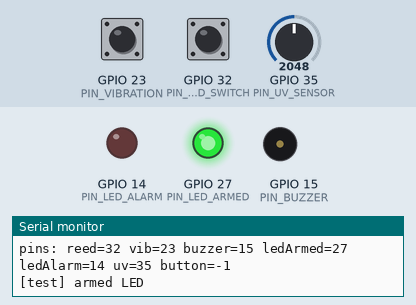
Simulated run of this program. Board: ESP32. Parts: output pins drawn as LEDs (lit = HIGH), buzzer (waves = sounding, pin HIGH), the last lines printed to the serial monitor. The inputs (shaded band) are chosen by the test bench; at power-on: GPIO 23 (PIN_VIBRATION) LOW, GPIO 32 (PIN_REED_SWITCH) HIGH, GPIO 35 (PIN_UV_SENSOR) = 2048. WiFi joins after 1.5 s; servers stay silent unless stated; uploads are accepted with an empty reply; the local clock reads 2024-03-15 10:24:30 at power-on unless the program sets it; random numbers use the default seed unless the program sets one; EEPROM starts erased.

Above: at 0.4 s.
At 0.8 s:
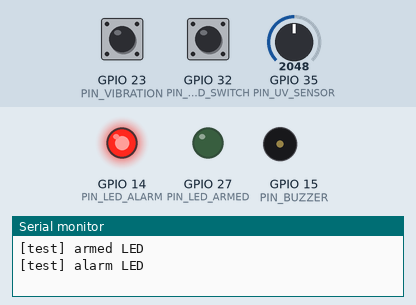
At 2.5 s:
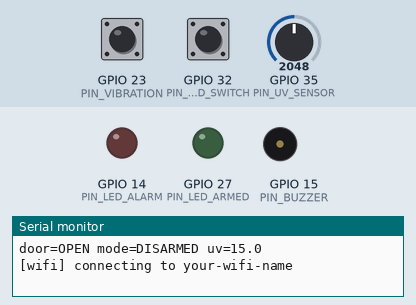
2.6 s: GPIO 23 (PIN_VIBRATION) driven HIGH
4.1 s: GPIO 32 (PIN_REED_SWITCH) pulled LOW for 0.15 s
Timing chart, 0 to 7.1 s (numbered marks = the images above; inputs shaded):
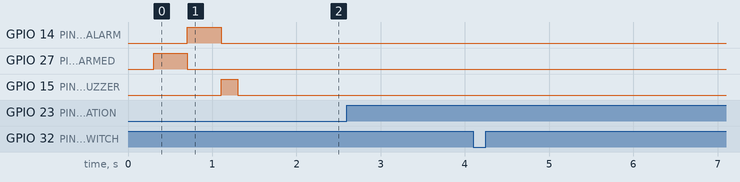

The program:

main.cpp
```cpp
/*
 * Suraksha - door monitoring and intrusion alerts (ESP32, EDU-ROBO V14 trainer board).
 *
 * Two tasks, so a slow or dead network can never delay sensing or the local alarm:
 *   - Arduino loop() (core 1): sensors -> rules -> buzzer/LEDs. Needs no Wi-Fi.
 *   - netTask (core 0):        Wi-Fi, status heartbeat, event upload with retry, command polling.
 * They only share a small snapshot, an event queue and a one-slot command mailbox.
 *
 * Suraksha only MONITORS the door. It never locks, unlocks or actuates the mechanical lock.
 * UV sensor data is independent environmental telemetry and never interpreted as an intrusion event.
 */
#include <Arduino.h>
#include "config.h"
#include "sensors/door_sensor.h"
#include "sensors/vibration_sensor.h"
#include "sensors/proximity_sensor.h"
#include "sensors/uv_sensor.h"
#include "security/alarm_controller.h"
#include "security/security_state.h"
#include "network/api_client.h"
#include "network/event_queue.h"
#include "network/wifi_manager.h"

// ---- sensing-task objects ------------------------------------------------------------
static DoorSensor door;
static VibrationSensor vibration;
static ProximitySensor proximity;
static UvSensor uvSensor;
static AlarmController alarmCtl;  // not "alarm": that collides with POSIX alarm()
static SecurityState security;
static EventQueue eventQueue;

// ---- state shared between the two tasks (guarded by g_mux) ----------------------------
struct Shared {
  bool armed = false, doorOpen = false, vibration = false, alarm = false;
  float proximityCm = -1;
  float uvIndex = -1;       // Environmental telemetry only
  bool dirty = true;        // something changed -> send a status report now instead of waiting for the heartbeat

  bool cmdPending = false;  // network task -> sensing task
  PendingCommand cmd{};

  bool resultReady = false; // sensing task -> network task
  uint32_t resultId = 0;
  bool resultOk = false;
  char resultError[64] = {0};
};
static Shared g;
static SemaphoreHandle_t g_mux;
#define LOCK() xSemaphoreTake(g_mux, portMAX_DELAY)
#define UNLOCK() xSemaphoreGive(g_mux)

static void onEvent(const Event& e) {
  eventQueue.push(e);
  Serial.printf("[event] %s (%s) queued, %u waiting\n", eventTypeName(e.type), severityName(e.severity), eventQueue.size());
}

// ---------------------------------------------------------------------------------------
//  Sensing side
// ---------------------------------------------------------------------------------------
static void publishSnapshot(uint32_t now) {
  bool vib = security.vibrationWithin(now, 3000);
  LOCK();
  bool changed = g.armed != security.armed() || g.doorOpen != security.doorOpen() || g.vibration != vib || g.alarm != alarmCtl.active();
  g.armed = security.armed();
  g.doorOpen = security.doorOpen();
  g.vibration = vib;
  g.alarm = alarmCtl.active();
  g.proximityCm = proximity.lastCm();
  g.uvIndex = uvSensor.lastUvIndex();
  if (changed) g.dirty = true;
  UNLOCK();
}

/** Applies a dashboard ARM/DISARM/SILENCE that the network task left in the mailbox, then reports the outcome. */
static void handleCommand(uint32_t now) {
  LOCK();
  bool pending = g.cmdPending;
  PendingCommand cmd = g.cmd;
  UNLOCK();
  if (!pending) return;

  bool ok = true;
  const char* err = "";
  if (strcmp(cmd.commandType, "SILENCE") == 0) {
    // User acknowledged/approved alert on dashboard: silence after 5 seconds (5000ms)
    alarmCtl.silenceAfter(5000, now);
    Serial.println("[cmd] SILENCE applied: alarm will stop in 5 seconds");
  } else if (cmd.arm && security.doorOpen()) {
    ok = false;
    err = "Door is open - close it before arming";
    Serial.println("[cmd] ARM rejected: door is open");
  } else {
    security.setArmed(cmd.arm);
    Serial.printf("[cmd] %s applied\n", cmd.arm ? "ARM" : "DISARM");
  }

  LOCK();
  g.cmdPending = false;
  g.resultReady = true;
  g.resultId = cmd.id;
  g.resultOk = ok;
  strlcpy(g.resultError, err, sizeof(g.resultError));
  g.dirty = true;
  UNLOCK();
}

/** Optional local button: silences a running alarm, otherwise toggles armed/disarmed. */
static void handleButton(uint32_t now) {
  if (PIN_MODE_BUTTON < 0) return;
  static bool prev = HIGH;
  static uint32_t lastChange = 0;
  bool level = digitalRead(PIN_MODE_BUTTON);
  if (level != prev && now - lastChange > 50) {
    lastChange = now;
    prev = level;
    if (level == LOW) {
      if (alarmCtl.active()) {
        alarmCtl.reset();
      } else if (!security.armed() && security.doorOpen()) {
        alarmCtl.chirp(3);  // refuse: arming with the door open
      } else {
        security.setArmed(!security.armed());
        alarmCtl.chirp(security.armed() ? 2 : 1);
      }
    }
  }
}

// ---------------------------------------------------------------------------------------
//  Network side
// ---------------------------------------------------------------------------------------
static void pushOutageEvent(EventType type, Severity sev) {
  LOCK();
  Event e = makeEvent(type, sev, g.doorOpen, g.armed, g.vibration);
  UNLOCK();
  onEvent(e);
}

static void netTask(void*) {
  WifiManager wifi;
  ApiClient api;
  wifi.begin();

  uint32_t lastHeartbeat = 0, lastPoll = 0, nextFlushAt = 0;
  int failures = 0;
  bool outage = false;

  auto enterOutage = [&]() {
    if (outage) return;
    outage = true;
    Serial.println("[net] outage - local sensing and alarm continue; events are queued");
    pushOutageEvent(EventType::DeviceOffline, Severity::Warning);  // delivered after reconnection
  };

  for (;;) {
    uint32_t now = millis();
    wifi.loop(now);

    if (!wifi.connected()) {
      if (wifi.downForMs(now) > 15000) enterOutage();
      vTaskDelay(pdMS_TO_TICKS(200));
      continue;
    }

    // 1) Heartbeat + current state (including UV environmental telemetry)
    LOCK();
    bool sendNow = g.dirty;
    StatusReport rep{g.armed, g.doorOpen, g.vibration, g.alarm, g.proximityCm, g.uvIndex};
    UNLOCK();
    if (sendNow || now - lastHeartbeat >= HEARTBEAT_MS) {
      lastHeartbeat = now;
      LOCK();
      g.dirty = false;
      UNLOCK();
      ApiResult r = api.postStatus(rep);
      if (r.ok) {
        failures = 0;
        if (outage) {
          outage = false;
          Serial.println("[net] back online");
          pushOutageEvent(EventType::SyncRestored, Severity::Info);
        }
      } else if (++failures >= OUTAGE_AFTER_FAILURES) {
        enterOutage();
      }
    }

    // 2) Upload queued events, oldest first. A failure keeps the event for the next attempt.
    if (now >= nextFlushAt) {
      Event e;
      while (eventQueue.peek(e)) {
        ApiResult r = api.postEvent(e);
        if (r.ok || r.permanentRejection()) {  // duplicate (200) is fine; a rejected payload would block the queue forever
          if (!r.ok) Serial.printf("[net] backend rejected %s (HTTP %d) - dropping it\n", eventTypeName(e.type), r.httpCode);
          eventQueue.pop();
        } else {
          nextFlushAt = now + 5000;
          break;
        }
      }
    }

    // 3) Report the outcome of the last command first, then look for a new one
    LOCK();
    bool resultReady = g.resultReady;
    uint32_t resultId = g.resultId;
    bool resultOk = g.resultOk;
    char resultErr[64];
    strlcpy(resultErr, g.resultError, sizeof(resultErr));
    bool busy = g.cmdPending;
    UNLOCK();

    if (resultReady) {
      ApiResult r = api.ackCommand(resultId, resultOk, resultErr);
      if (r.ok || r.permanentRejection()) {  // 404 = it already expired/was replaced; nothing left to confirm
        LOCK();
        g.resultReady = false;
        UNLOCK();
      }
    } else if (!busy && now - lastPoll >= COMMAND_POLL_MS) {
      lastPoll = now;
      bool found = false;
      PendingCommand cmd{};
      ApiResult r = api.pollCommand(found, cmd);
      if (r.ok && found) {
        LOCK();
        g.cmd = cmd;
        g.cmdPending = true;
        UNLOCK();
      }
    }

    vTaskDelay(pdMS_TO_TICKS(100));
  }
}

// ---------------------------------------------------------------------------------------
void setup() {
  Serial.begin(115200);
  delay(300);
  Serial.printf("\nSuraksha %s starting\n", FIRMWARE_VERSION);
  Serial.printf("pins: reed=%d vib=%d buzzer=%d ledArmed=%d ledAlarm=%d uv=%d button=%d\n",
                PIN_REED_SWITCH, PIN_VIBRATION, PIN_BUZZER,
                PIN_LED_ARMED, PIN_LED_ALARM, PIN_UV_SENSOR, PIN_MODE_BUTTON);

  g_mux = xSemaphoreCreateMutex();

  alarmCtl.begin();
#if RUN_OUTPUT_TEST_ON_BOOT
  alarmCtl.selfTest();
#endif
  if (PIN_MODE_BUTTON >= 0) pinMode(PIN_MODE_BUTTON, INPUT_PULLUP);
  door.begin();
  vibration.begin();
  proximity.begin();
  uvSensor.begin();
  security.begin(&alarmCtl, onEvent, door.isOpen());
  publishSnapshot(millis());

  Serial.printf("door=%s mode=%s uv=%.1f\n", door.isOpen() ? "OPEN" : "CLOSED", security.armed() ? "ARMED" : "DISARMED", uvSensor.lastUvIndex());

  xTaskCreatePinnedToCore(netTask, "net", 12288, nullptr, 1, nullptr, 0);
}

void loop() {
  uint32_t now = millis();

  if (door.update(now)) {
    Serial.printf("[door] %s\n", door.isOpen() ? "OPEN" : "CLOSED");
    security.onDoorChanged(door.isOpen(), now);
  }
  if (vibration.update(now)) {
    Serial.println("[vibration] trigger");
    security.onVibration(now);
  }
  if (proximity.update(now)) {
    Serial.printf("[proximity] object at %.0f cm\n", proximity.lastCm());
    security.onProximity();
  }
  if (uvSensor.update(now)) {
    // Environmental telemetry updated - will be sent with heartbeat
    publishSnapshot(now);
  }

  handleButton(now);
  handleCommand(now);
  alarmCtl.update(now);
  publishSnapshot(now);
  delay(2);
}
```

api_client.cpp
```cpp
#include "api_client.h"
#include <HTTPClient.h>
#include <WiFiClient.h>
#include <WiFiClientSecure.h>
#include <ArduinoJson.h>
#include "config.h"
#include "secrets.h"

static const char* activeDeviceId() {
#ifdef WOKWI_SIMULATION
  return "suraksha-wokwi-01";
#else
  return DEVICE_ID;
#endif
}

ApiResult ApiClient::send(const char* method, const String& path, const String& body, String* response) {
  ApiResult r;
  String url = String(BACKEND_URL) + path;

  WiFiClient plain;
  WiFiClientSecure secure;
  HTTPClient http;
  http.setTimeout(HTTP_TIMEOUT_MS);
  http.setConnectTimeout(HTTP_TIMEOUT_MS);

  bool begun;
  if (url.startsWith("https://")) {
    secure.setInsecure();
    begun = http.begin(secure, url);
  } else {
    begun = http.begin(plain, url);
  }
  if (!begun) return r;

  http.addHeader("X-Device-Token", DEVICE_TOKEN);
  http.addHeader("Content-Type", "application/json");

  r.httpCode = (strcmp(method, "GET") == 0) ? http.GET() : http.POST(body);
  r.ok = r.httpCode >= 200 && r.httpCode < 300;
  if (response && r.httpCode > 0) *response = http.getString();
  if (r.httpCode == 401) Serial.println("[api] 401 - DEVICE_TOKEN does not match backend/.env");
  http.end();
  return r;
}

ApiResult ApiClient::postStatus(const StatusReport& s) {
  JsonDocument doc;
  doc["device_id"] = activeDeviceId();
  doc["mode"] = s.armed ? "ARMED" : "DISARMED";
  doc["door_state"] = s.doorOpen ? "OPEN" : "CLOSED";
  doc["vibration_state"] = s.vibrationTriggered ? "TRIGGERED" : "IDLE";
  doc["alarm_active"] = s.alarmActive;
  if (s.proximityCm >= 0) doc["proximity_cm"] = s.proximityCm;
  if (s.uvIndex >= 0) doc["uv_index"] = s.uvIndex;
  doc["firmware_version"] = FIRMWARE_VERSION;
  char ts[24];
  if (isoTimestamp(ts, sizeof(ts))) doc["device_timestamp"] = ts;

  String body;
  serializeJson(doc, body);
  return send("POST", "/api/device/status", body, nullptr);
}

ApiResult ApiClient::postEvent(const Event& e) {
  JsonDocument doc;
  doc["device_id"] = activeDeviceId();
  doc["client_event_id"] = e.clientId;
  doc["event_type"] = eventTypeName(e.type);
  doc["severity"] = severityName(e.severity);
  doc["door_state"] = e.doorOpen ? "OPEN" : "CLOSED";
  doc["mode"] = e.armed ? "ARMED" : "DISARMED";
  doc["sensor_snapshot"]["vibration_triggered"] = e.vibrationTriggered;
  if (e.timestamp[0]) doc["device_timestamp"] = e.timestamp;

  String body;
  serializeJson(doc, body);
  return send("POST", "/api/device/events", body, nullptr);
}

ApiResult ApiClient::pollCommand(bool& found, PendingCommand& cmd) {
  found = false;
  String resp;
  ApiResult r = send("GET", String("/api/device/commands?device_id=") + activeDeviceId(), "", &resp);
  if (!r.ok) return r;

  JsonDocument doc;
  if (deserializeJson(doc, resp)) return r;
  JsonObject c = doc["command"];
  if (c.isNull()) return r;

  const char* type = c["command_type"] | "";
  cmd.id = c["command_id"] | 0;
  strlcpy(cmd.commandType, type, sizeof(cmd.commandType));
  cmd.arm = strcmp(type, "ARM") == 0;
  found = cmd.id != 0 && (cmd.arm || strcmp(type, "DISARM") == 0 || strcmp(type, "SILENCE") == 0);
  return r;
}

ApiResult ApiClient::ackCommand(uint32_t id, bool success, const char* error) {
  JsonDocument doc;
  doc["device_id"] = activeDeviceId();
  doc["success"] = success;
  if (!success && error) doc["error"] = error;

  String body;
  serializeJson(doc, body);
  return send("POST", String("/api/device/commands/") + id + "/ack", body, nullptr);
}
```

api_client.h
```cpp
#pragma once
#include <Arduino.h>
#include "security/events.h"

struct ApiResult {
  bool ok = false;     // 2xx
  int httpCode = 0;    // <=0 means the request never completed (no network / backend down)
  /** 4xx other than auth/rate-limit: the backend will never accept this payload, so retrying is pointless. */
  bool permanentRejection() const { return httpCode >= 400 && httpCode < 500 && httpCode != 401 && httpCode != 408 && httpCode != 429; }
};

struct StatusReport {
  bool armed;
  bool doorOpen;
  bool vibrationTriggered;
  bool alarmActive;
  float proximityCm;  // negative = not available
  float uvIndex;      // negative = not available (environmental telemetry)
};

struct PendingCommand {
  uint32_t id;
  char commandType[16]; // "ARM", "DISARM", "SILENCE"
  bool arm;
};

/** Talks to the FastAPI backend (see docs/api-contract.md). Blocking - only call from the network task. */
class ApiClient {
 public:
  ApiResult postStatus(const StatusReport& s);
  ApiResult postEvent(const Event& e);
  /** `found` is set when the backend returned a pending command. */
  ApiResult pollCommand(bool& found, PendingCommand& cmd);
  ApiResult ackCommand(uint32_t id, bool success, const char* error);

 private:
  ApiResult send(const char* method, const String& path, const String& body, String* response);
};
```

event_queue.h
```cpp
#pragma once
#include <Arduino.h>
#include "security/events.h"
#include "config.h"

/** Small thread-safe ring buffer: sensing task pushes, network task sends. Oldest is dropped when full. */
class EventQueue {
 public:
  EventQueue() : mux_(portMUX_INITIALIZER_UNLOCKED) {}

  void push(const Event& e) {
    portENTER_CRITICAL(&mux_);
    if (count_ == EVENT_QUEUE_SIZE) {  // full: drop the oldest (blueprint: "limited number of events")
      head_ = (head_ + 1) % EVENT_QUEUE_SIZE;
      count_--;
      dropped_++;
    }
    buf_[(head_ + count_) % EVENT_QUEUE_SIZE] = e;
    count_++;
    portEXIT_CRITICAL(&mux_);
  }

  bool peek(Event& out) {
    bool ok = false;
    portENTER_CRITICAL(&mux_);
    if (count_ > 0) {
      out = buf_[head_];
      ok = true;
    }
    portEXIT_CRITICAL(&mux_);
    return ok;
  }

  void pop() {
    portENTER_CRITICAL(&mux_);
    if (count_ > 0) {
      head_ = (head_ + 1) % EVENT_QUEUE_SIZE;
      count_--;
    }
    portEXIT_CRITICAL(&mux_);
  }

  uint8_t size() {
    portENTER_CRITICAL(&mux_);
    uint8_t n = count_;
    portEXIT_CRITICAL(&mux_);
    return n;
  }

  uint32_t dropped() const { return dropped_; }

 private:
  portMUX_TYPE mux_;
  Event buf_[EVENT_QUEUE_SIZE];
  uint8_t head_ = 0;
  uint8_t count_ = 0;
  uint32_t dropped_ = 0;
};
```

wifi_manager.cpp
```cpp
#include "wifi_manager.h"
#include <WiFi.h>
#include <time.h>
#include "config.h"
#include "secrets.h"

static const char* activeSsid() {
#ifdef WOKWI_SIMULATION
  return "Wokwi-GUEST";
#else
  return WIFI_SSID;
#endif
}

static const char* activePass() {
#ifdef WOKWI_SIMULATION
  return "";
#else
  return WIFI_PASSWORD;
#endif
}

void WifiManager::begin() {
  WiFi.mode(WIFI_STA);
  WiFi.setAutoReconnect(true);
  WiFi.begin(activeSsid(), activePass());
  lastAttempt_ = lastConnected_ = millis();
  configTime(0, 0, NTP_SERVER);  // UTC; SNTP keeps retrying until Wi-Fi is up
  Serial.printf("[wifi] connecting to %s\n", activeSsid());
}

bool WifiManager::connected() const { return WiFi.status() == WL_CONNECTED; }

uint32_t WifiManager::downForMs(uint32_t now) const { return connected() ? 0 : now - lastConnected_; }

void WifiManager::loop(uint32_t now) {
  if (connected()) {
    lastConnected_ = now;
    return;
  }
  if (now - lastAttempt_ >= 8000) {  // still down: kick a fresh attempt
    lastAttempt_ = now;
    Serial.printf("[wifi] reconnecting to %s...\n", activeSsid());
    WiFi.disconnect();
    WiFi.begin(activeSsid(), activePass());
  }
}
```

wifi_manager.h
```cpp
#pragma once
#include <Arduino.h>

/** Connects, reconnects after loss, and starts NTP. Runs on the network task. */
class WifiManager {
 public:
  void begin();
  void loop(uint32_t now);
  bool connected() const;
  /** Milliseconds since Wi-Fi was last connected (0 while connected). */
  uint32_t downForMs(uint32_t now) const;

 private:
  uint32_t lastAttempt_ = 0;
  uint32_t lastConnected_ = 0;
};
```

secrets.example.h
```cpp
#pragma once
// Copy this file to secrets.h (git-ignored) and fill it in. Never commit secrets.h.

#define WIFI_SSID "your-wifi-name"
#define WIFI_PASSWORD "your-wifi-password"

// Address of the FastAPI backend as reachable FROM THE ESP32 (not "localhost").
// Find your PC's LAN IP with `ipconfig`, and start the backend with --host 0.0.0.0.
#define BACKEND_URL "http://192.168.1.50:8000"

// Must equal DEVICE_TOKEN in backend/.env
#define DEVICE_TOKEN "change-me-device-token"

// Must equal DEFAULT_DEVICE_ID in backend/.env (the dashboard shows this device).
#define DEVICE_ID "suraksha-esp32-01"
```

Source omitted: alarm_controller.cpp (2372 bytes), alarm_controller.h (997 bytes), events.cpp (1753 bytes), events.h (995 bytes), security_state.cpp (2384 bytes), security_state.h (1210 bytes), door_sensor.cpp (627 bytes), door_sensor.h (477 bytes), proximity_sensor.cpp (1035 bytes), proximity_sensor.h (646 bytes), uv_sensor.cpp (1311 bytes), uv_sensor.h (728 bytes) and 3 more
